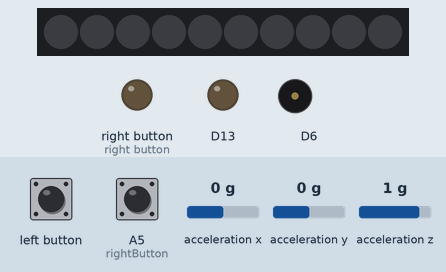
Recording of a sketch running on a simulated Adafruit Circuit Playground Express. Parts: 10 RGB LEDs in strip order, left to right, output pins drawn as LEDs (lit = HIGH), buzzer (waves = sounding). The inputs (shaded band) are chosen by the test bench; at power-on: acceleration z 1 g, A5 (rightButton) LOW, acceleration x 0 g, acceleration y 0 g. Dim RGB values are drawn brighter than linear; what the sketch prints to the serial monitor is not drawn.

Above: at 4.8 s.
4.9 s: left button pressed for 2.6 s
At 6.5 s:
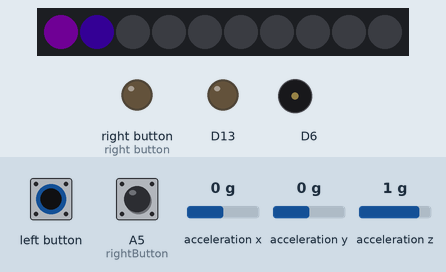
9.0 s: acceleration z set to 0.1 g
13.3 s: acceleration z set to -0.2 g
At 16.3 s:
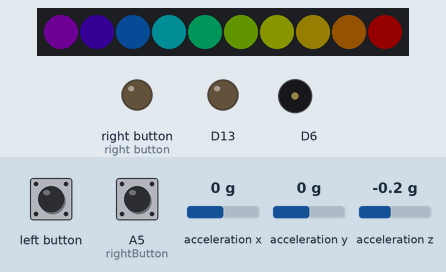
19.2 s: A5 (rightButton) pulled HIGH for 2.6 s
At 22.9 s:
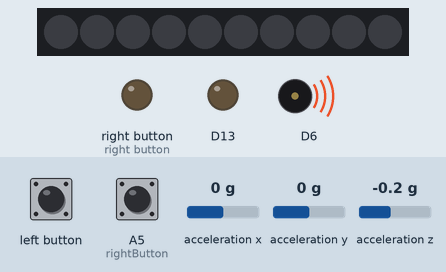
Timing chart, 0 to 28.4 s (numbered marks = the images above; inputs shaded):
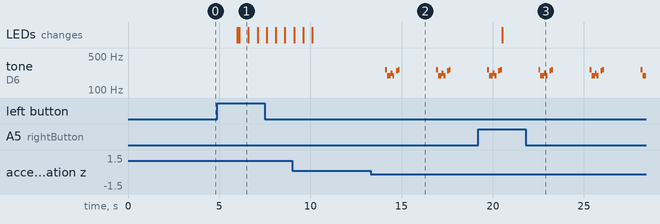

Measured:
- the behaviour switches between 0 and -0.1 g on acceleration z (found by bisection; images 1 and 2)
- after the input at 4.9 s, the LEDs: first change after 1.1 s (image 1 shows a later state)
- after the input at 13.3 s, tone on D6: plays 262 Hz for 0.10 s, 196 Hz for 0.20 s, 220 Hz for 0.10 s, 196 Hz for 0.10 s, 247 Hz for 0.10 s, 262 Hz for 0.10 s … (12 notes in this stretch), starting after 0.81 s
- after the input at 19.2 s, the LEDs: change after 1.3 s (image 3)
- what the display in image 1 shows lasts 0.5 s, from 6.1 s to 6.6 s

The sketch:

sketch_jan27a.ino
```cpp
/*
 * Resources:
 * https://learn.adafruit.com/circuit-playground-music/using-the-circuit-playground-speaker
 * https://learn.adafruit.com/circuit-playground-bike-light/hello-neopixel
 * https://learn.adafruit.com/circuit-playground-music/the-sound-of-music
 * https://cdn-learn.adafruit.com/downloads/pdf/circuit-playgrounds-motion-sensor.pdf
*/

#include <Adafruit_CircuitPlayground.h>
#include "notes.h"

const int speaker = 5;
const int leftButton = 4;
const int rightButton = 19;
bool soundReset = false;
int rightButtonCounter = 0;
int melody[] = {
  NOTE_C4, NOTE_G3, NOTE_G3, NOTE_A3, NOTE_G3, 0, NOTE_B3, NOTE_C4 };
  float Z, X, Y;
void setup() {
  CircuitPlayground.begin();
  pinMode(speaker, OUTPUT);
  pinMode(leftButton, INPUT);
}

void loop() {
  delay(2000);
  Z = CircuitPlayground.motionZ();
  Serial.print(" Z value= ");
  Serial.print(Z);
  Y = CircuitPlayground.motionY();
  Serial.print(" Y value= ");
  Serial.print(Y);
   X = CircuitPlayground.motionX();
  Serial.print(" X value= ");
  Serial.print(X);
  soundReset = rightButtonCounter == 2 ? true : false;

  if( Z < -0.7 && soundReset==false){
    for (int thisNote = 0; thisNote < 8; thisNote++) {
        CircuitPlayground.playTone(melody[thisNote], 100);
    }
  }
  if(digitalRead(leftButton)) {
    CircuitPlayground.setPixelColor(0, 0xbe0aff);
    delay(100);
    CircuitPlayground.setPixelColor(1, 0x580aff);
    delay(500);
    CircuitPlayground.setPixelColor(2, 0x147df5);
    delay(500);
    CircuitPlayground.setPixelColor(3, 0x0aefff);
    delay(500);
    CircuitPlayground.setPixelColor(4, 0x0aff99);
    delay(500);
    CircuitPlayground.setPixelColor(5, 0xa1ff0a);
    delay(500);
    CircuitPlayground.setPixelColor(6, 0xdeff0a);
    delay(500);
    CircuitPlayground.setPixelColor(7, 0xffd300);
    delay(500);
    CircuitPlayground.setPixelColor(8, 0xff8700);
    delay(500);
    CircuitPlayground.setPixelColor(9, 0xff0000);
  }
  if(digitalRead(rightButton)) {
    rightButtonCounter +=1;
    CircuitPlayground.setPixelColor(0, 0x000000);
    CircuitPlayground.setPixelColor(1, 0x000000);
    CircuitPlayground.setPixelColor(2, 0x000000);
    CircuitPlayground.setPixelColor(3, 0x000000);
    CircuitPlayground.setPixelColor(4, 0x000000);
    CircuitPlayground.setPixelColor(5, 0x000000);
    CircuitPlayground.setPixelColor(6, 0x000000);
    CircuitPlayground.setPixelColor(7, 0x000000);
    CircuitPlayground.setPixelColor(8, 0x000000);
    CircuitPlayground.setPixelColor(9, 0x000000);
  }
}
```

notes.h
```cpp
/********************************************************************
 * Musical Notes via https://www.arduino.cc/en/Tutorial/ToneMelody  *
 ********************************************************************/

#define NOTE_B0  31
#define NOTE_C1  33
#define NOTE_CS1 35
#define NOTE_D1  37
#define NOTE_DS1 39
#define NOTE_E1  41
#define NOTE_F1  44
#define NOTE_FS1 46
#define NOTE_G1  49
#define NOTE_GS1 52
#define NOTE_A1  55
#define NOTE_AS1 58
#define NOTE_B1  62
#define NOTE_C2  65
#define NOTE_CS2 69
#define NOTE_D2  73
#define NOTE_DS2 78
#define NOTE_E2  82
#define NOTE_F2  87
#define NOTE_FS2 93
#define NOTE_G2  98
#define NOTE_GS2 104
#define NOTE_A2  110
#define NOTE_AS2 117
#define NOTE_B2  123
#define NOTE_C3  131
#define NOTE_CS3 139
#define NOTE_D3  147
#define NOTE_DS3 156
#define NOTE_E3  165
#define NOTE_F3  175
#define NOTE_FS3 185
#define NOTE_G3  196
#define NOTE_GS3 208
#define NOTE_A3  220
#define NOTE_AS3 233
#define NOTE_B3  247
#define NOTE_C4  262
#define NOTE_CS4 277
#define NOTE_D4  294
#define NOTE_DS4 311
#define NOTE_E4  330
#define NOTE_F4  349
#define NOTE_FS4 370
#define NOTE_G4  392
#define NOTE_GS4 415
#define NOTE_A4  440
#define NOTE_AS4 466
#define NOTE_B4  494
#define NOTE_C5  523
#define NOTE_CS5 554
#define NOTE_D5  587
#define NOTE_DS5 622
#define NOTE_E5  659
#define NOTE_F5  698
#define NOTE_FS5 740
#define NOTE_G5  784
#define NOTE_GS5 831
#define NOTE_A5  880
#define NOTE_AS5 932
#define NOTE_B5  988
#define NOTE_C6  1047
#define NOTE_CS6 1109
#define NOTE_D6  1175
#define NOTE_DS6 1245
#define NOTE_E6  1319
#define NOTE_F6  1397
#define NOTE_FS6 1480
#define NOTE_G6  1568
#define NOTE_GS6 1661
#define NOTE_A6  1760
#define NOTE_AS6 1865
#define NOTE_B6  1976
#define NOTE_C7  2093
#define NOTE_CS7 2217
#define NOTE_D7  2349
#define NOTE_DS7 2489
#define NOTE_E7  2637
#define NOTE_F7  2794
#define NOTE_FS7 2960
#define NOTE_G7  3136
#define NOTE_GS7 3322
#define NOTE_A7  3520
#define NOTE_AS7 3729
#define NOTE_B7  3951
#define NOTE_C8  4186
#define NOTE_CS8 4435
#define NOTE_D8  4699
#define NOTE_DS8 4978
```
